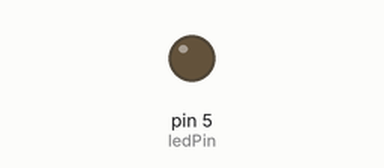
This sketch was run on a simulated Arduino Uno, built with avr-gcc and run on an emulated ATmega328P. On the bench: output pins drawn as LEDs (lit = HIGH).

Above: at 7.6 s.
At 36.9 s:
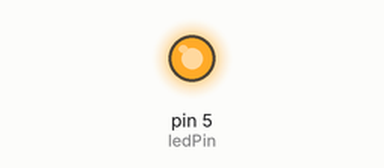
Timing chart, 0 to 37.2 s (numbered marks = the images above):
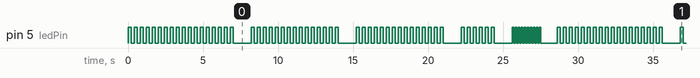

Measured:
- by itself, pin 5 (ledPin): moves between LOW and HIGH, repeating every 28.6 s
- by itself, everything shown: repeats every 28.6 s, in 128 steps

The sketch:

urgent.ino
```cpp
int ledPin = 5; // select the pin for the LED

void setup() {
  // declare the ledPin as an OUTPUT:
  pinMode(ledPin, OUTPUT);
}

void loop() {
  for (int i = 0; i < 18; i++) {
    digitalWrite(ledPin, HIGH);
    delay(200);
    digitalWrite(ledPin, LOW);
    delay(200);
  }
  delay(1000);
  for (int i = 0; i < 15; i++) {
    digitalWrite(ledPin, HIGH);
    delay(200);
    digitalWrite(ledPin, LOW);
    delay(200);
  }
  delay(1000);
  for (int i = 0; i < 15; i++) {
    digitalWrite(ledPin, HIGH);
    delay(200);
    digitalWrite(ledPin, LOW);
    delay(200);
  }
  delay(1000);
  for (int i = 0; i < 6; i++) {
    digitalWrite(ledPin, HIGH);
    delay(200);
    digitalWrite(ledPin, LOW);
    delay(200);
  }
  delay(1000);
  for (int i = 0; i < 10; i++) {
    digitalWrite(ledPin, HIGH);
    delay(100);
    digitalWrite(ledPin, LOW);
    delay(100);

  }
  delay(1000);
}
```
